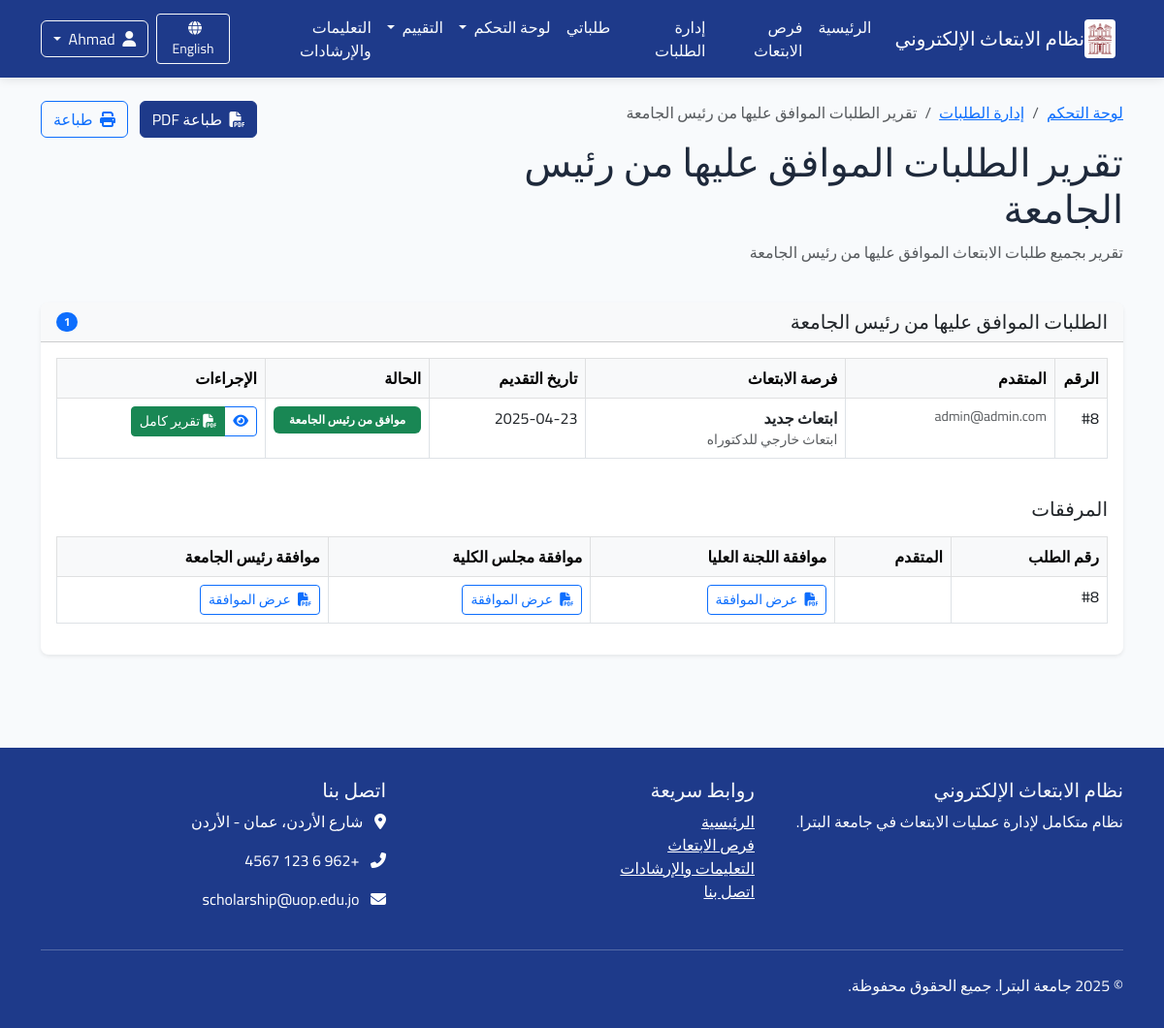
/ar/reports/president/ (signed in), run on the app's committed database.
### applications/models.py (models this page shows, shortened)
class Application(models.Model):
    scholarship = models.ForeignKey(Scholarship, verbose_name=_("فرصة الابتعاث"), on_delete=models.CASCADE,
                                    related_name="applications")
    applicant = models.ForeignKey(User, verbose_name=_("المتقدم"), on_delete=models.CASCADE,
                                  related_name="applications")
    status = models.ForeignKey(ApplicationStatus, verbose_name=_("حالة الطلب"), on_delete=models.PROTECT,
                               related_name="applications")
    application_date = models.DateTimeField(_("تاريخ التقديم"), auto_now_add=True)
    last_update = models.DateTimeField(_("آخر تحديث"), auto_now=True)
    motivation_letter = models.TextField(_("خطاب الدوافع"),
                                         help_text=_("اشرح لماذا تريد التقدم لهذه الفرصة وما هي أهدافك"))
    research_proposal = models.TextField(_("مقترح البحث"), blank=True, null=True,
                                         help_text=_("إذا كان الابتعاث لدراسة الدكتوراه، أرفق مقترح البحث الخاص بك"))
    comments = models.TextField(_("ملاحظات إضافية"), blank=True, null=True,
                                help_text=_("أي معلومات إضافية تود إضافتها لطلبك"))
    acceptance_letter = models.BooleanField(_("هل لديك قبول مبدئي؟"), default=False)
    acceptance_university = models.CharField(_("اسم الجامعة التي لديك قبول فيها"), max_length=200, blank=True,
                                             null=True)
    admin_notes = models.TextField(_("ملاحظات إدارية"), blank=True, null=True)
    class Meta:
        verbose_name = _("طلب ابتعاث")
        verbose_name_plural = _("طلبات الابتعاث")
        ordering = ['-application_date']
        unique_together = ['scholarship', 'applicant']  # لا يمكن للمستخدم التقديم على نفس الفرصة مرتين

class ApplicationStatus(models.Model):
    name = models.CharField(_("اسم الحالة"), max_length=100)
    description = models.TextField(_("الوصف"), blank=True, null=True)
    order = models.PositiveSmallIntegerField(_("الترتيب"), default=0)
    requires_attachment = models.BooleanField(_("تتطلب مرفقات"), default=False)
    class Meta:
        verbose_name = _("حالة الطلب")
        verbose_name_plural = _("حالات الطلبات")
        ordering = ['order']

### announcements/models.py (models this page shows, shortened)
class Scholarship(models.Model):
    STATUS_CHOICES = (
        ('draft', _('مسودة')),
        ('published', _('منشور')),
        ('closed', _('مغلق')),
    )
    title = models.CharField(_("العنوان"), max_length=200)
    scholarship_type = models.ForeignKey(ScholarshipType, verbose_name=_("نوع الابتعاث"), on_delete=models.CASCADE,
                                         related_name="scholarships")
    description = models.TextField(_("الوصف"))
    requirements = models.TextField(_("المتطلبات"))
    benefits = models.TextField(_("المميزات"), blank=True, null=True)
    countries = models.CharField(_("الدول المتاحة"), max_length=255, blank=True, null=True)
    universities = models.TextField(_("الجامعات المتاحة"), blank=True, null=True)
    deadline = models.DateTimeField(_("الموعد النهائي للتقديم"))
    publication_date = models.DateTimeField(_("تاريخ النشر"), default=timezone.now)
    status = models.CharField(_("الحالة"), max_length=20, choices=STATUS_CHOICES, default='draft')
    max_applicants = models.PositiveIntegerField(_("الحد الأقصى للمتقدمين"), default=0, help_text=_("0 يعني غير محدود"))
    eligibility_criteria = models.TextField(_("معايير الأهلية"), blank=True, null=True)
    application_process = models.TextField(_("عملية التقديم"), blank=True, null=True)
    contact_info = models.TextField(_("معلومات الاتصال"), blank=True, null=True)
    attachment = models.FileField(_("مرفق"), upload_to='scholarship_attachments/', blank=True, null=True)
    created_by = models.ForeignKey(User, verbose_name=_("تم إنشاؤه بواسطة"), on_delete=models.CASCADE,
                                   related_name="created_scholarships")
    updated_at = models.DateTimeField(_("تم التحديث في"), auto_now=True)
    class Meta:
        verbose_name = _("فرصة ابتعاث")
        verbose_name_plural = _("فرص الابتعاث")
        ordering = ['-publication_date']

class ScholarshipType(models.Model):
    name = models.CharField(_("اسم النوع"), max_length=100)
    description = models.TextField(_("الوصف"), blank=True, null=True)
    class Meta:
        verbose_name = _("نوع الابتعاث")
        verbose_name_plural = _("أنواع الابتعاث")
        ordering = ['name']

### applications/views.py (the view, shortened to what this page needs)
# urls.py: path('reports/president/', views.president_report, name='president_report'),
@login_required
@permission_required('applications.view_application')
def president_report(request):
    applications = Application.objects.filter(status__order=9).order_by('-application_date')
    for application in applications:
        application.higher_committee_attachment = ApprovalAttachment.objects.filter(
            application=application,
            approval_type='higher_committee'
        ).first()
        application.faculty_council_attachment = ApprovalAttachment.objects.filter(
            application=application,
            approval_type='faculty_council'
        ).first()
        application.president_attachment = ApprovalAttachment.objects.filter(
            application=application,
            approval_type='president'
        ).first()
    context = {
        'applications': applications,
        'title': _("تقرير الطلبات الموافق عليها من رئيس الجامعة"),
        'date': timezone.now()
    }
    return render(request, 'applications/reports/president_report.html', context)

### core/context_processors.py (called while the page is built)
def user_role(request):
    role = 'anonymous'
    if request.user.is_authenticated:
        role = request.user.profile.role
    return {
        'user_role': role
    }

### applications/templates/applications/reports/president_report.html (shortened to what this page needs)
{% extends 'base.html' %}
{% load i18n %}
{% load static %}
{% block content %}
<div class="container py-4">
    <div class="row mb-4 no-print">
        <div class="col-md-8">
            <nav aria-label="breadcrumb" class="mb-2">
                <ol class="breadcrumb">
                    <li class="breadcrumb-item"><a href="{% url 'dashboard:index' %}">{% trans "لوحة التحكم" %}</a></li>
                    <li class="breadcrumb-item"><a href="{% url 'applications:admin_applications_list' %}">{% trans "إدارة الطلبات" %}</a></li>
                    <li class="breadcrumb-item active" aria-current="page">{% trans "تقرير الطلبات الموافق عليها من رئيس الجامعة" %}</li>
                </ol>
            </nav>
            <h1 class="mb-2">{% trans "تقرير الطلبات الموافق عليها من رئيس الجامعة" %}</h1>
            <p class="text-muted">{% trans "تقرير بجميع طلبات الابتعاث الموافق عليها من رئيس الجامعة" %}</p>
        </div>
        <div class="col-md-4 text-md-end">
            <a href="?print=true" target="_blank" class="btn btn-primary me-2">
                <i class="fas fa-file-pdf me-1"></i> {% trans "طباعة PDF" %}
            </a>
            <button onclick="window.print()" class="btn btn-outline-primary">
                <i class="fas fa-print me-1"></i> {% trans "طباعة" %}
            </button>
        </div>
    </div>
    <div class="card shadow-sm border-0 mb-4">
        <div class="card-header bg-light d-flex justify-content-between align-items-center no-print">
            <h5 class="mb-0">{% trans "الطلبات الموافق عليها من رئيس الجامعة" %}</h5>
            <span class="badge bg-primary rounded-pill">{{ applications.count }}</span>
        </div>
        <div class="card-body">
            {% if applications %}
            <div class="table-responsive">
                <table class="table table-bordered">
                    <thead class="table-light">
                        <tr>
                            <th width="5%">{% trans "الرقم" %}</th>
                            <th width="20%">{% trans "المتقدم" %}</th>
                            <th width="25%">{% trans "فرصة الابتعاث" %}</th>
                            <th width="15%">{% trans "تاريخ التقديم" %}</th>
                            <th width="15%">{% trans "الحالة" %}</th>
                            <th width="20%" class="no-print">{% trans "الإجراءات" %}</th>
                        </tr>
                    </thead>
                    <tbody>
                        {% for application in applications %}
                        <tr>
                            <td>#{{ application.id }}</td>
                            <td>
                                <div class="small text-muted">{{ application.applicant.email }}</div>
                            </td>
                            <td>
                                <div class="fw-bold">{{ application.scholarship.title }}</div>
                                <div class="small text-muted">{{ application.scholarship.scholarship_type.name }}</div>
                            </td>
                            <td>{{ application.application_date|date:"Y-m-d" }}</td>
                            <td>
                                <span class="badge bg-success px-3 py-2">
                                    {{ application.status.name }}
                                </span>
                            </td>
                            <td class="no-print">
                                <div class="btn-group">
                                    <a href="{% url 'applications:application_detail' application.id %}" class="btn btn-sm btn-outline-primary" title="{% trans 'عرض التفاصيل' %}">
                                        <i class="fas fa-eye"></i>
                                    </a>
                                    <a href="{% url 'applications:application_full_report' application.id %}?print=true" class="btn btn-sm btn-success" title="{% trans 'تقرير كامل' %}" target="_blank">
                                        <i class="fas fa-file-pdf"></i> {% trans "تقرير كامل" %}
                                    </a>
                                </div>
                            </td>
                        </tr>
                        {% endfor %}
                    </tbody>
                </table>
            </div>
            <div class="mt-4">
                <h5 class="mb-3">{% trans "المرفقات" %}</h5>
                <div class="table-responsive">
                    <table class="table table-bordered">
                        <thead class="table-light">
                            <tr>
                                <th>{% trans "رقم الطلب" %}</th>
                                <th>{% trans "المتقدم" %}</th>
                                <th>{% trans "موافقة اللجنة العليا" %}</th>
                                <th>{% trans "موافقة مجلس الكلية" %}</th>
                                <th>{% trans "موافقة رئيس الجامعة" %}</th>
                            </tr>
                        </thead>
                        <tbody>
                            {% for application in applications %}
                            <tr>
                                <td>#{{ application.id }}</td>
                                <td>{{ application.applicant.get_full_name }}</td>
                                <td>
                                    {% if application.higher_committee_attachment %}
                                    <a href="{{ application.higher_committee_attachment.attachment.url }}" target="_blank" class="btn btn-sm btn-outline-primary">
                                        <i class="fas fa-file-pdf me-1"></i> {% trans "عرض الموافقة" %}
                                    </a>
                                    {% else %}
                                    <span class="text-muted">-</span>
                                    {% endif %}
                                </td>
                                <td>
                                    {% if application.faculty_council_attachment %}
                                    <a href="{{ application.faculty_council_attachment.attachment.url }}" target="_blank" class="btn btn-sm btn-outline-primary">
                                        <i class="fas fa-file-pdf me-1"></i> {% trans "عرض الموافقة" %}
                                    </a>
                                    {% else %}
                                    <span class="text-muted">-</span>
                                    {% endif %}
                                </td>
                                <td>
                                    {% if application.president_attachment %}
                                    <a href="{{ application.president_attachment.attachment.url }}" target="_blank" class="btn btn-sm btn-outline-primary">
                                        <i class="fas fa-file-pdf me-1"></i> {% trans "عرض الموافقة" %}
                                    </a>
                                    {% else %}
                                    <span class="text-muted">-</span>
                                    {% endif %}
                                </td>
                            </tr>
                            {% endfor %}
                        </tbody>
                    </table>
                </div>
            </div>
            {% else %}
            <div class="text-center py-5">
                <i class="fas fa-inbox fa-4x text-muted mb-3"></i>
                <h5>{% trans "لا توجد طلبات موافق عليها من رئيس الجامعة حالياً" %}</h5>
            </div>
            {% endif %}
        </div>
    </div>
</div>
{% endblock %}

### static/css/main.css (style rules this page uses)
:root { --primary-color: #1e3a8a; --secondary-color: #10b981; --accent-color: #f59e0b; --light-bg: #f8fafc; --dark-text: #1e293b; --light-text: #f8fafc; }
body { font-family: 'Segoe UI', Tahoma, Geneva, Verdana, sans-serif; background-color: var(--light-bg); color: var(--dark-text); }
.btn-primary { background-color: var(--primary-color); border-color: var(--primary-color); }
.card { border-radius: 8px; overflow: hidden; }

### static/css/rtl.css (style rules this page uses)
body { font-family: 'Cairo', 'Segoe UI', 'Tahoma', 'Arial', sans-serif; direction: rtl; text-align: right; }
.me-2 { margin-right: 0 !important; margin-left: 0.5rem !important; }

### data on the page
Application: id "8", applicant.email "admin@admin.com", scholarship "ابتعاث جديد", scholarship.scholarship_type.name "ابتعاث خارجي للدكتوراه", application_date "2025-04-23", status.name "موافق من رئيس الجامعة"

### other printed values
{{ applications.count }} "1"
